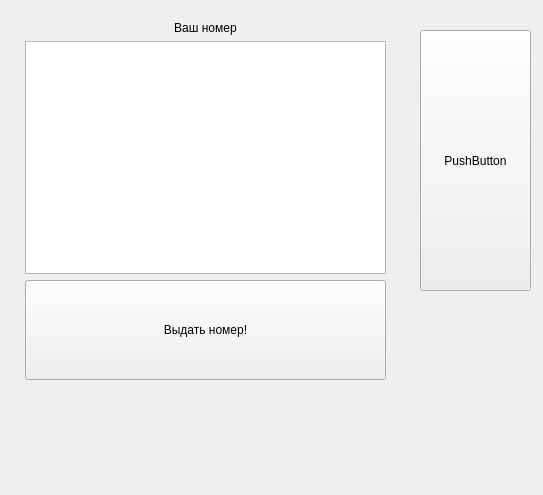
<?xml version="1.0" encoding="UTF-8"?>
<ui version="4.0">
 <class>MainWindow</class>
 <widget class="QMainWindow" name="MainWindow">
  <property name="geometry">
   <rect>
    <x>0</x>
    <y>0</y>
    <width>543</width>
    <height>495</height>
   </rect>
  </property>
  <property name="windowTitle">
   <string>Случайная выдача номеров</string>
  </property>
  <widget class="QWidget" name="centralWidget">
   <widget class="QWidget" name="gridLayoutWidget">
    <property name="geometry">
     <rect>
      <x>20</x>
      <y>10</y>
      <width>371</width>
      <height>381</height>
     </rect>
    </property>
    <layout class="QGridLayout" name="gridLayout">
     <property name="leftMargin">
      <number>5</number>
     </property>
     <property name="rightMargin">
      <number>5</number>
     </property>
     <item row="1" column="0">
      <widget class="QTextBrowser" name="textBrowser"/>
     </item>
     <item row="0" column="0">
      <widget class="QLabel" name="label">
       <property name="text">
        <string>Ваш номер</string>
       </property>
       <property name="scaledContents">
        <bool>false</bool>
       </property>
       <property name="alignment">
        <set>Qt::AlignCenter</set>
       </property>
      </widget>
     </item>
     <item row="2" column="0" rowspan="2">
      <widget class="QPushButton" name="pushButton">
       <property name="minimumSize">
        <size>
         <width>0</width>
         <height>100</height>
        </size>
       </property>
       <property name="sizeIncrement">
        <size>
         <width>0</width>
         <height>0</height>
        </size>
       </property>
       <property name="baseSize">
        <size>
         <width>0</width>
         <height>0</height>
        </size>
       </property>
       <property name="text">
        <string>Выдать номер!</string>
       </property>
      </widget>
     </item>
    </layout>
   </widget>
   <widget class="QPushButton" name="pushButton_2">
    <property name="geometry">
     <rect>
      <x>420</x>
      <y>30</y>
      <width>111</width>
      <height>261</height>
     </rect>
    </property>
    <property name="text">
     <string>PushButton</string>
    </property>
   </widget>
  </widget>
 </widget>
 <layoutdefault spacing="6" margin="11"/>
 <resources/>
 <connections/>
</ui>
